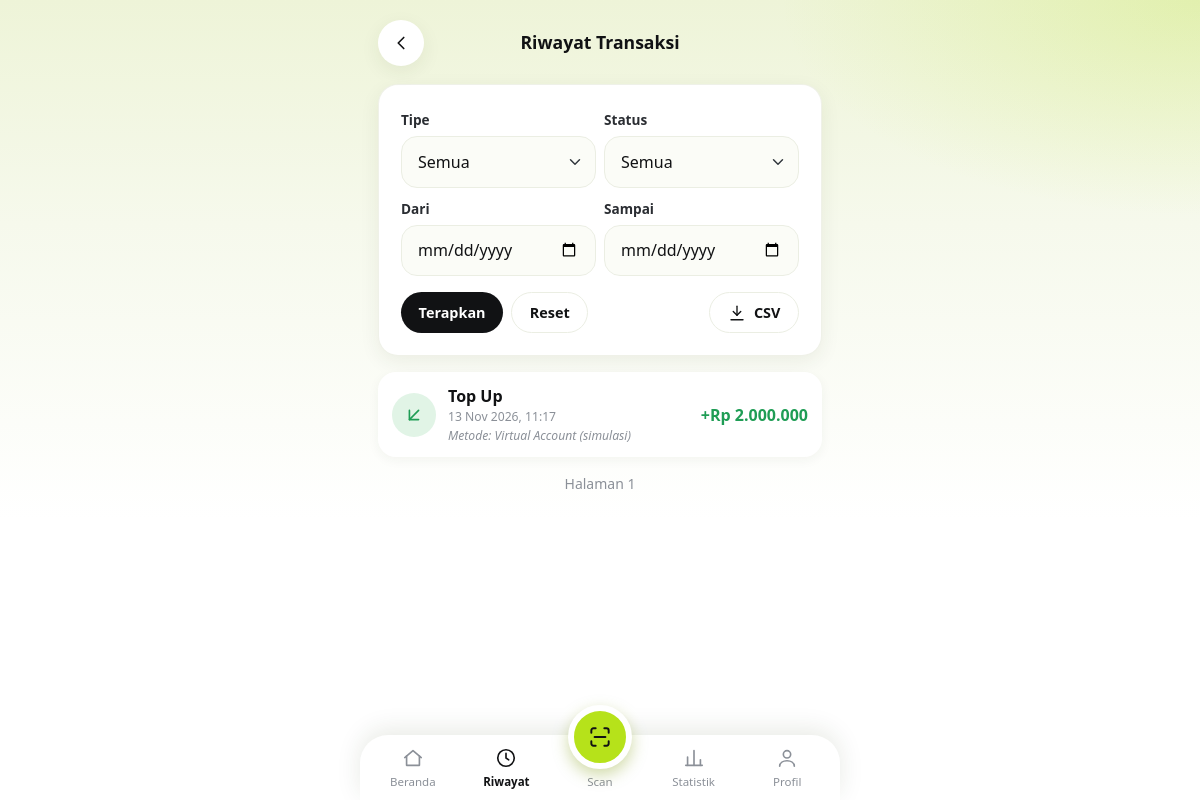
Screenshot of /history (signed in) with the database file from the repository.
### tables this page shows
CREATE TABLE transactions (
  id              INTEGER PRIMARY KEY,
  ref_no          TEXT NOT NULL UNIQUE,
  group_ref       TEXT NOT NULL,
  user_id         TEXT NOT NULL COLLATE NOCASE REFERENCES users(id),
  type            TEXT NOT NULL CHECK (type IN ('TOPUP','TRANSFER','QR_PAYMENT','BILL','PULSA')),
  direction       TEXT NOT NULL CHECK (direction IN ('IN','OUT')),
  amount          INTEGER NOT NULL CHECK (amount > 0),
  fee             INTEGER NOT NULL DEFAULT 0 CHECK (fee >= 0),
  counterparty_id TEXT COLLATE NOCASE,
  note            TEXT,
  status          TEXT NOT NULL CHECK (status IN ('BERHASIL','GAGAL','MENUNGGU')),
  created_at      TEXT NOT NULL
);

### web/routes/wallet_routes.py (the view)
@bp.get("/history")
@login_required
def history():
    user = current_user()
    filters = _history_filters()
    try:
        page = max(1, int(request.args.get("page", "1")))
    except ValueError:
        page = 1
    rows, has_next = [], False
    try:
        fetched = wallet.get_history(
            get_conn(), user.id, **filters, limit=PAGE_SIZE + 1, offset=(page - 1) * PAGE_SIZE
        )
        rows, has_next = fetched[:PAGE_SIZE], len(fetched) > PAGE_SIZE
    except EWalletError as exc:
        flash(str(exc), "danger")
    query = {k: v for k, v in request.args.items() if k != "page" and v}
    return render_template(
        "history.html", rows=rows, page=page, has_next=has_next, query=query, types=wallet.TYPES
    )

### core/auth.py (called while the page is built)
def _to_user(row: sqlite3.Row) -> User:
    return User(
        id=row["id"],
        name=row["name"],
        email=row["email"],
        phone=row["phone"],
        balance=row["balance"],
        role=row["role"],
        status=row["status"],
        created_at=row["created_at"],
    )

def get_user(conn: sqlite3.Connection, user_id: str) -> User | None:
    row = conn.execute("SELECT * FROM users WHERE id = ?", (user_id,)).fetchone()
    return _to_user(row) if row else None

### core/db.py (called while the page is built)
def connect(path: str | Path | None = None) -> sqlite3.Connection:
    target = str(path if path is not None else config.DB_PATH)
    if target != ":memory:":
        Path(target).parent.mkdir(parents=True, exist_ok=True)
    conn = sqlite3.connect(target, timeout=10, isolation_level=None)
    conn.row_factory = sqlite3.Row
    conn.execute("PRAGMA foreign_keys = ON")
    conn.execute("PRAGMA busy_timeout = 10000")
    if target != ":memory:":
        conn.execute("PRAGMA journal_mode = WAL")
    return conn

### core/formatting.py (called while the page is built)
def tx_label(type_: str, direction: str) -> str:
    return TX_LABELS.get((type_, direction), type_.replace("_", " ").title())

def short_datetime(stamp: str) -> str:
    try:
        date_part, time_part = stamp.split(" ")
        year, month, day = (int(x) for x in date_part.split("-"))
        return f"{day} {_MONTHS[month - 1]} {year}, {time_part[:5]}"
    except (ValueError, IndexError):
        return stamp

def format_rupiah(amount: int) -> str:
    sign = "-" if amount < 0 else ""
    return f"{sign}Rp {abs(int(amount)):,}".replace(",", ".")

### core/models.py (called while the page is built)
    @property
    def is_active(self) -> bool:
        return self.status == "AKTIF"

### core/wallet.py (called while the page is built)
def _to_transaction(row: sqlite3.Row) -> Transaction:
    return Transaction(**{key: row[key] for key in row.keys()})

def get_history(
    conn: sqlite3.Connection,
    user_id: str,
    *,
    type_: str | None = None,
    status: str | None = None,
    date_from: str | None = None,
    date_to: str | None = None,
    limit: int = 50,
    offset: int = 0,
) -> list[Transaction]:
    return query_transactions(
        conn, user_id, type_=type_, status=status, date_from=date_from, date_to=date_to, limit=limit, offset=offset
    )

### web/helpers.py (called while the page is built)
def get_conn():
    if "conn" not in g:
        g.conn = db.connect(current_app.config["DB_PATH"])
    return g.conn

def close_conn(_exc=None):
    conn = g.pop("conn", None)
    if conn is not None:
        conn.close()

### web/templates/history.html (shortened to what this page needs)
{% extends "base.html" %}
{% from "_macros.html" import icon, tx_item, page_head %}
{% block content %}
{{ page_head("Riwayat Transaksi", url_for('wallet.dashboard')) }}
<form method="get" action="{{ url_for('wallet.history') }}" class="card-soft mb-3">
  <div class="row g-2">
    <div class="col-6">
      <label class="form-label" for="type">Tipe</label>
      <select class="form-select" id="type" name="type">
        <option value="">Semua</option>
      </select>
    </div>
    <div class="col-6">
      <label class="form-label" for="status">Status</label>
      <select class="form-select" id="status" name="status">
        <option value="">Semua</option>
      </select>
    </div>
    <div class="col-6">
      <label class="form-label" for="from">Dari</label>
      <input class="form-control" type="date" id="from" name="from" value="{{ query.get('from', '') }}">
    </div>
    <div class="col-6">
      <label class="form-label" for="to">Sampai</label>
      <input class="form-control" type="date" id="to" name="to" value="{{ query.get('to', '') }}">
    </div>
  </div>
  <div class="d-flex gap-2 mt-3">
    <button class="btn-ew btn-inline" type="submit">Terapkan</button>
    <a class="btn-soft btn-inline" href="{{ url_for('wallet.history') }}">Reset</a>
    <a class="btn-soft btn-inline ms-auto" href="{{ url_for('wallet.history_csv', **query) }}">{{ icon('download', 'ic ic-sm') }} CSV</a>
  </div>
</form>
{% if rows %}
<div class="tx-list mb-3">
  {% for tx in rows %}{{ tx_item(tx) }}{% endfor %}
</div>
<div class="d-flex justify-content-between align-items-center">
  <span class="small muted">Halaman {{ page }}</span>
</div>
{% else %}
<div class="card-soft empty">Tidak ada transaksi yang cocok.</div>
{% endif %}
{% endblock %}

### web/templates/_macros.html (shortened to what this page needs)
{% macro page_head(title, back_url) -%}
<div class="page-head">
  <a class="round-btn" href="{{ back_url }}" aria-label="Kembali">{{ icon('back') }}</a>
  <h1>{{ title }}</h1>
</div>
{%- endmacro %}
{% macro tx_item(tx) -%}
{%- set failed = tx.status == 'GAGAL' -%}
<a class="tx-item" href="{{ url_for('wallet.transaction_detail', ref_no=tx.ref_no) }}">
  <span class="tx-ico {{ 'failed' if failed else ('in' if tx.direction == 'IN' else 'out') }}">{{ icon('arrow-in' if tx.direction == 'IN' else 'arrow-out') }}</span>
  <span class="tx-main">
    <span class="tx-title">{{ tx | tx_label }}</span>
    <span class="tx-sub">{{ tx.created_at | dt }}{% if tx.counterparty_id and tx.counterparty_id != '-' %} &middot; {{ tx.counterparty_id }}{% endif %}</span>
    {%- if tx.note %}<span class="tx-note">{{ tx.note }}</span>{% endif %}
  </span>
  <span class="tx-amt {{ 'failed' if failed else ('in' if tx.direction == 'IN' else 'out') }}">
    {{ '+' if tx.direction == 'IN' else '-' }}{{ tx.amount | rupiah }}
  </span>
</a>
{%- endmacro %}

### web/static/css/app.css (style rules this page uses)
:root { --lime: #b6e21a; --lime-soft: #e9f5b8; --mint: #8fd9bf; --ink: #111214; --ink-2: #2a2d32; --muted: #8b9098; --line: #ebeee3; --card: #ffffff; --in: #1f9d55; --out: #d81b60; --radius: 20px; --shadow: 0 6px 20px rgba(40, 55, 10, 0.07); }
* { -webkit-tap-highlight-color: transparent; }
body { font-family: "Segoe UI", system-ui, -apple-system, Roboto, "Helvetica Neue", Arial, sans-serif; color: var(--ink); min-height: 100vh; background: radial-gradient(700px 360px at 100% 0%, rgba(182, 226, 26, 0.22), transparent 60%), linear-gradient(180deg, #eef4d8 0%, #f6f9ec 28%, #ffffff 65%); background-attachment: fixed; }
a { color: var(--ink); }
.muted { color: var(--muted); }
.btn-ew, .btn-lime, .btn-soft, .btn-light, .btn-ghost-light { display: inline-flex; align-items: center; justify-content: center; gap: .5rem; width: 100%; border: 0; border-radius: 999px; padding: .9rem 1.25rem; font-weight: 600; text-decoration: none; cursor: pointer; transition: transform .08s ease, background .2s ease, filter .2s ease; }
.btn-ew { background: var(--ink); color: #fff; }
.btn-soft { background: #fff; color: var(--ink); border: 1px solid var(--line); }
.btn-inline { width: auto; padding: .55rem 1.1rem; font-size: .9rem; }
.form-label { font-size: .85rem; font-weight: 600; color: var(--ink-2); margin-bottom: .35rem; }
.form-control, .form-select { border-radius: 16px; padding: .8rem 1rem; border: 1px solid var(--line); background-color: #fbfcf7; color: var(--ink); }
.card-soft { background: var(--card); border-radius: var(--radius); padding: 22px; box-shadow: var(--shadow); border: 1px solid rgba(235, 238, 227, 0.8); }
.ic { width: 22px; height: 22px; flex-shrink: 0; }
.ic-sm { width: 18px; height: 18px; }
.page-head { display: grid; grid-template-columns: 46px 1fr 46px; align-items: center; margin-bottom: 18px; }
.page-head h1 { font-size: 1.1rem; font-weight: 700; text-align: center; margin: 0; }
.round-btn { width: 46px; height: 46px; border-radius: 50%; background: #fff; color: var(--ink); display: inline-flex; align-items: center; justify-content: center; box-shadow: var(--shadow); border: 0; text-decoration: none; cursor: pointer; }
.tx-list { display: flex; flex-direction: column; gap: 10px; }
.tx-item { display: flex; align-items: center; gap: 12px; background: #fff; border-radius: 18px; padding: 12px 14px; text-decoration: none; color: var(--ink); box-shadow: 0 3px 12px rgba(40, 55, 10, 0.05); }
.tx-ico { width: 44px; height: 44px; border-radius: 50%; display: inline-flex; align-items: center; justify-content: center; flex-shrink: 0; background: #e8f1e6; color: #3c5a33; }
.tx-ico.in { background: #e1f4e6; color: var(--in); }
.tx-main { flex: 1; min-width: 0; display: flex; flex-direction: column; }
.tx-title { font-weight: 600; }
.tx-sub, .tx-note { font-size: .76rem; color: var(--muted); white-space: nowrap; overflow: hidden; text-overflow: ellipsis; }
.tx-note { font-style: italic; }
.tx-amt { text-align: right; font-weight: 700; white-space: nowrap; display: flex; flex-direction: column; align-items: flex-end; }
.tx-amt.in { color: var(--in); }
.fab .ic { width: 26px; height: 26px; }

### rows the page displays
transactions: tx "Top Up", created_at|dt "13 Nov 2026, 11:17", note "Metode: Virtual Account (simulasi)", direction "+", amount|rupiah "Rp 2.000.000"

### other values shown
{{ title }} "Riwayat Transaksi"
{{ page }} "1"
